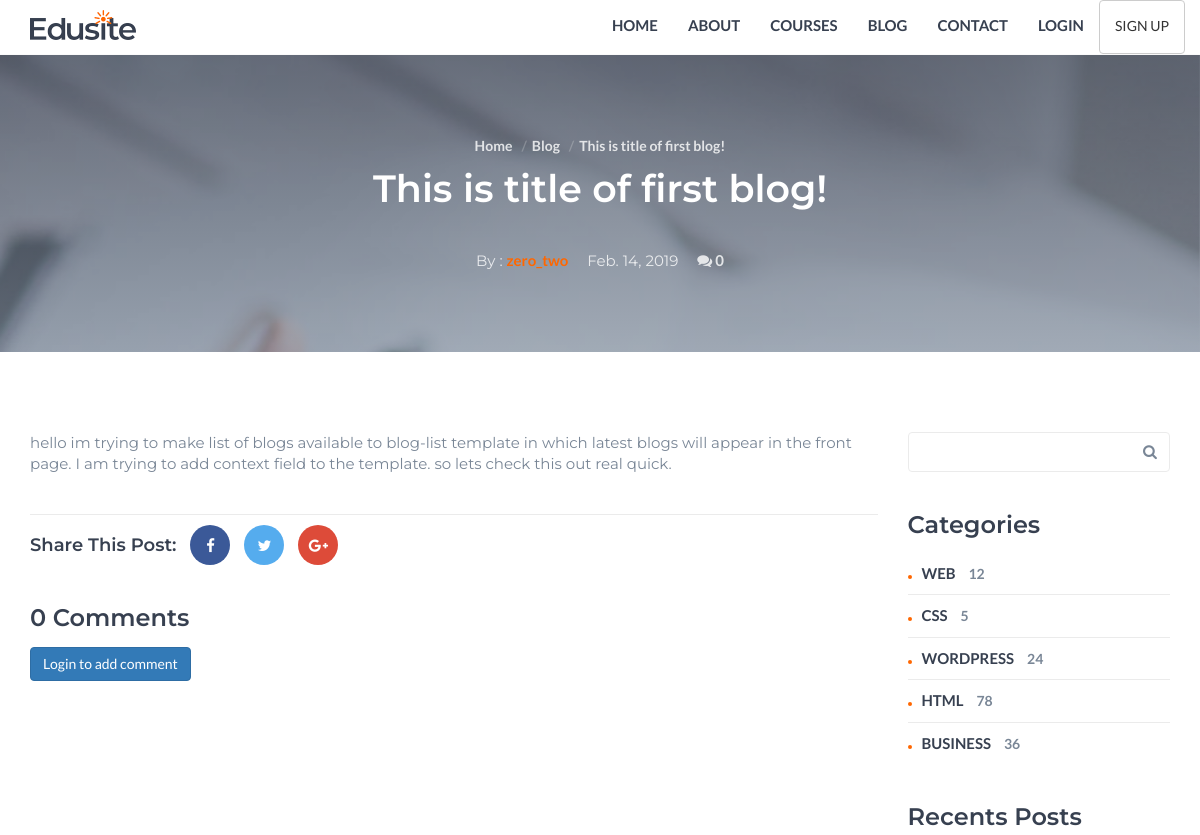
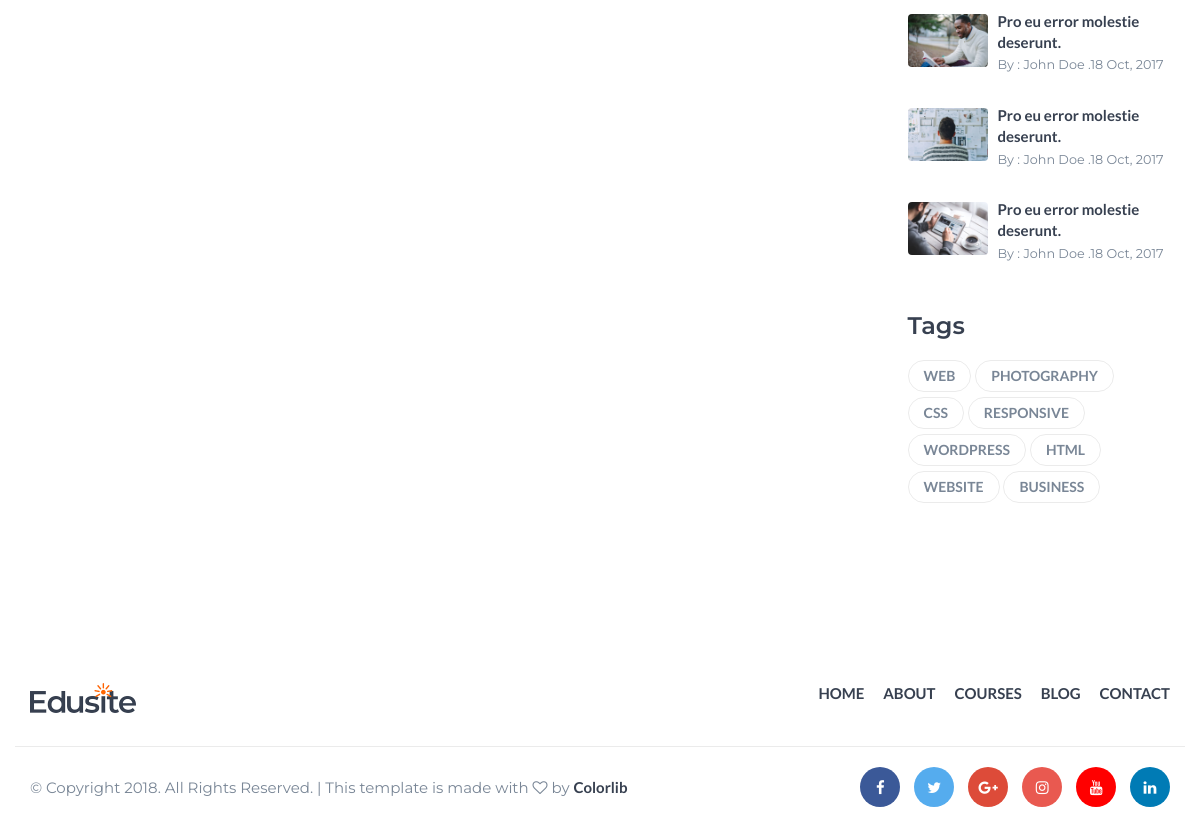
The app's page /blog/2/, older data (2 pictures, top to bottom).
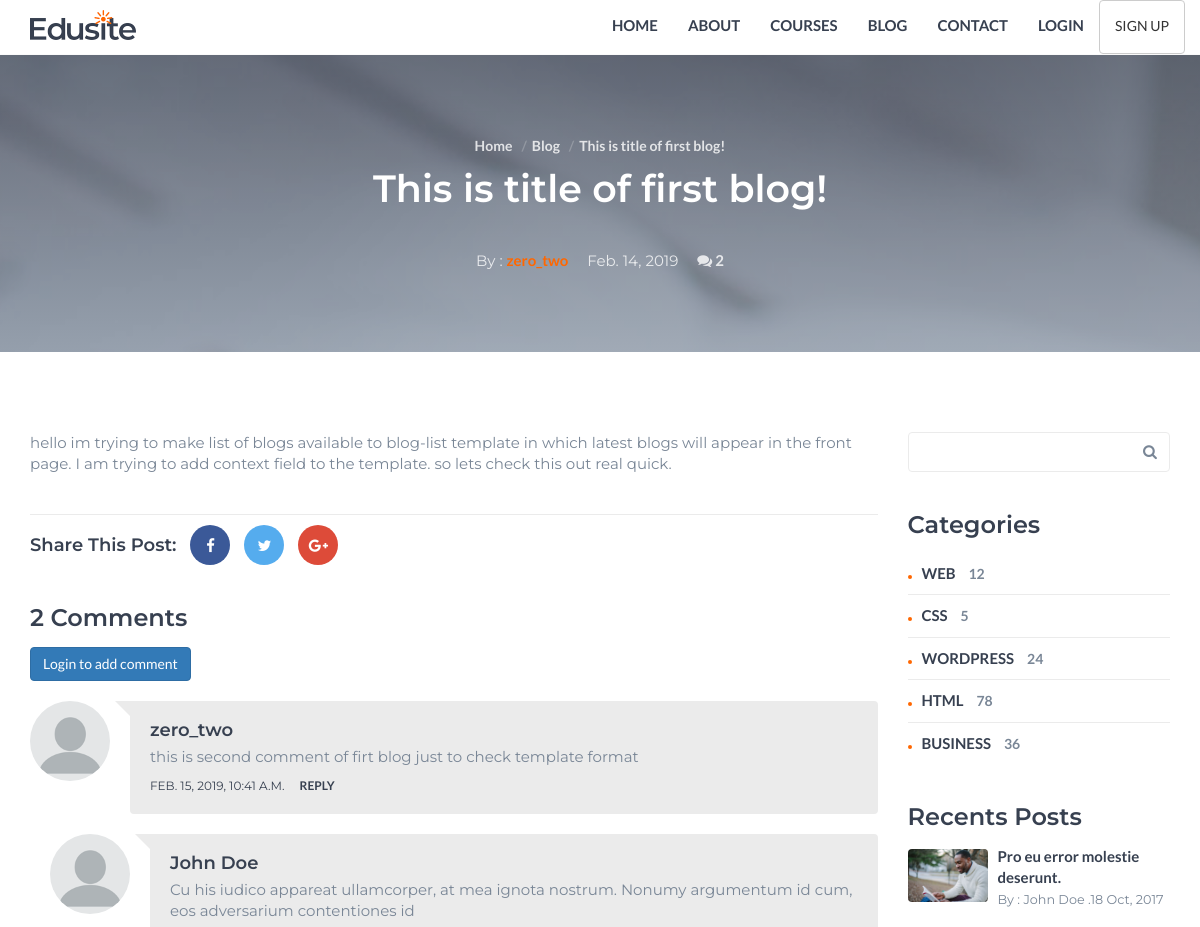
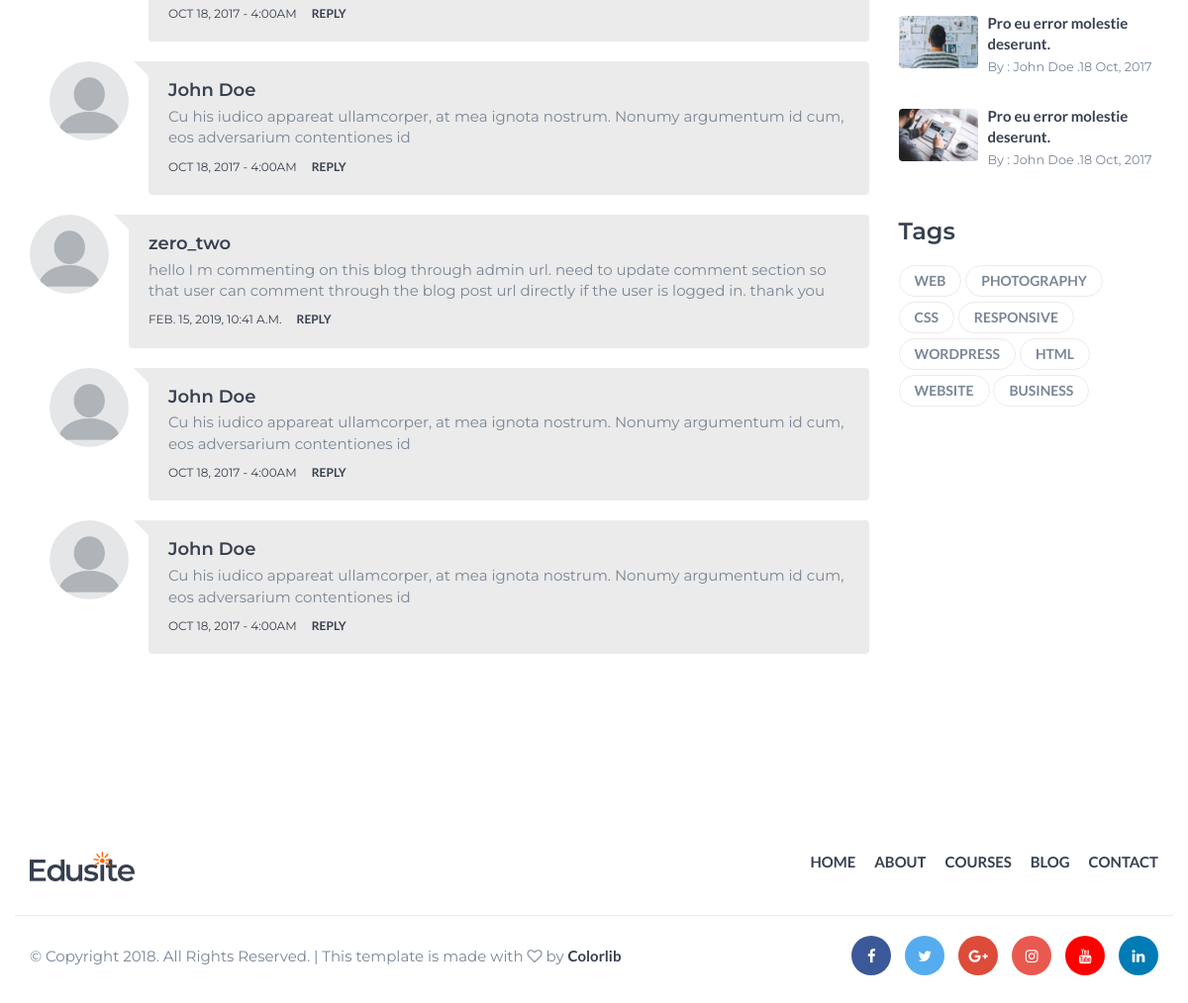
The same page, newer data (2 pictures, top to bottom).
### blog/models.py (models this page shows, shortened)
class Blog(models.Model):
    title = models.CharField(max_length=100)
    description = models.TextField()
    author = models.ForeignKey(BlogAuthor, on_delete=models.SET_NULL, null=True)
    post_date = models.DateField(default=date.today)
    likes = models.IntegerField(default=0)
    class Meta:
        ordering = ['-post_date']

class BlogComment(models.Model):
    description = models.TextField(max_length=1000, help_text="Enter your comment here.")
    author = models.ForeignKey(User, on_delete=models.SET_NULL, null=True)
    post_date = models.DateTimeField(auto_now_add=True)
    blog= models.ForeignKey(Blog, on_delete=models.CASCADE)
    class Meta:
        ordering = ['-post_date']

### blog/views.py (the view)
# urls.py: path('<int:pk>/', views.BlogDetailView.as_view(), name='blog-detail'),
class BlogDetailView(generic.DetailView):
    model = Blog
    context_object_name = 'blog_post'

### blog/models.py (called while the page is built)
    def __str__(self):
        return self.name.username

### blog/templates/blog/blog_detail.html (shortened to what this page needs)
{% extends 'blog/blog_list.html' %}
{% load static %}
{% block heroarea %}
	<div class="hero-area section">
		<div class="bg-image bg-parallax overlay" style="background-image:url({% static 'blog/img/blog-post-background.jpg' %})"></div>
		<div class="container">
			<div class="row">
				<div class="col-md-10 col-md-offset-1 text-center">
					<ul class="hero-area-tree">
						<li><a href="index.html">Home</a></li>
						<li><a href="blog.html">Blog</a></li>
						<li>{{ blog_post.title }}</li>
					</ul>
					<h1 class="white-text">{{ blog_post.title }}</h1>
					<ul class="blog-post-meta">
						<li class="blog-meta-author">By : <a href="#">{{ blog_post.author }}</a></li>
						<li>{{ blog_post.post_date }}</li>
						<li class="blog-meta-comments"><a href="#"><i class="fa fa-comments"></i> {{blog_post.blogcomment_set.count}}</a></li>
					</ul>
				</div>
			</div>
		</div>
	</div>
{% endblock %}
{% block mainblog %}
<div id="main" class="col-md-9">
	<div class="blog-post">
		{{ blog_post.description }}
	</div>
	<div class="blog-share">
		<h4>Share This Post:</h4>
		<a href="#" class="facebook"><i class="fa fa-facebook"></i></a>
		<a href="#" class="twitter"><i class="fa fa-twitter"></i></a>
		<a href="#" class="google-plus"><i class="fa fa-google-plus"></i></a>
	</div>
	<div class="blog-comments">
		<h3>{{ blog_post.blogcomment_set.count }} Comments</h3>
		{% if user.is_authenticated %}
			<a type="button" class="btn btn-primary" href="{% url 'add-comment' pk=blog_post.pk %}">Post Comment</a>
		{% else %}
			<a type="button" class="btn btn-primary" href="{% url 'login' %}">Login to add comment</a>
		{% endif %}
		{% for comment in blog_post.blogcomment_set.all %}
		<div class="media">
			<div class="media-left">
				<img src="{% static 'blog/img/avatar.png' %}" alt="">
			</div>
			<div class="media-body">
				<h4 class="media-heading">{{ comment.author }}</h4>
				<p>{{ comment.description }}</p>
				<div class="date-reply"><span>{{ comment.post_date }}</span><a href="#" class="reply">Reply</a>{% if comment.author == request.user%}<a href="{% url 'delete-comment' comment.id %}" class="comment-delete">Delete</a> {% endif %}</div>
			</div>
			<div class="media">
				<div class="media-left">
					<img src="./img/avatar.png" alt="">
				</div>
				<div class="media-body">
					<h4 class="media-heading">John Doe</h4>
					<p>Cu his iudico appareat ullamcorper, at mea ignota nostrum. Nonumy argumentum id cum, eos adversarium contentiones id</p>
					<div class="date-reply"><span>Oct 18, 2017 - 4:00AM</span><a href="#" class="reply">Reply</a></div>
				</div>
			</div>
			<div class="media">
				<div class="media-left">
					<img src="./img/avatar.png" alt="">
				</div>
				<div class="media-body">
					<h4 class="media-heading">John Doe</h4>
					<p>Cu his iudico appareat ullamcorper, at mea ignota nostrum. Nonumy argumentum id cum, eos adversarium contentiones id</p>
					<div class="date-reply"><span>Oct 18, 2017 - 4:00AM</span><a href="#" class="reply">Reply</a></div>
				</div>
			</div>
		</div>
		{% endfor %}
	</div>
</div>
{% endblock %}

Row changes from the older to the newer data that the page shows:
computed for Blog "This is title of first blog!": blogcomment_set.count "0" → "2"
added BlogComment: author "zero_two", description "this is second comment of firt blog just to check template format", post_date "FEB. 15, 2019, 10:41 A.M."
added BlogComment: author "zero_two", description "hello I m commenting on this blog through admin url. need to update comment section so that user can comment through the blog post url directly if the user is logged in. thank you", post_date "FEB. 15, 2019, 10:41 A.M."
